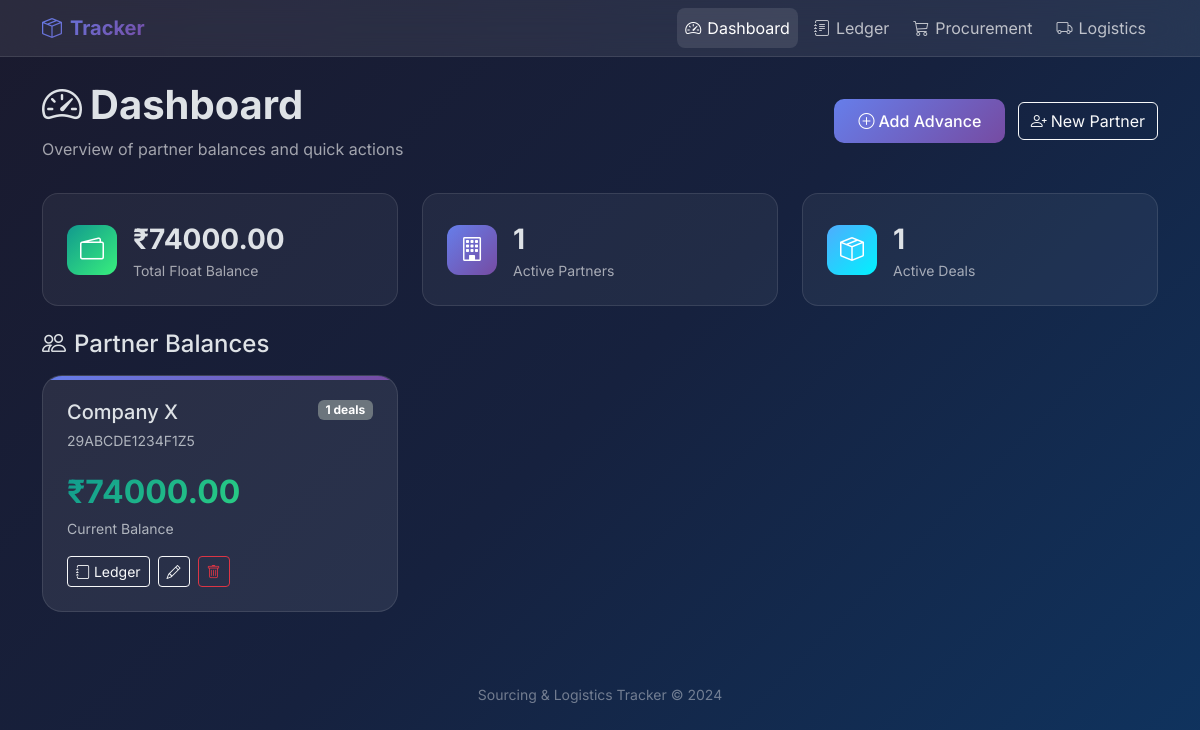
Before: / with the older database file.
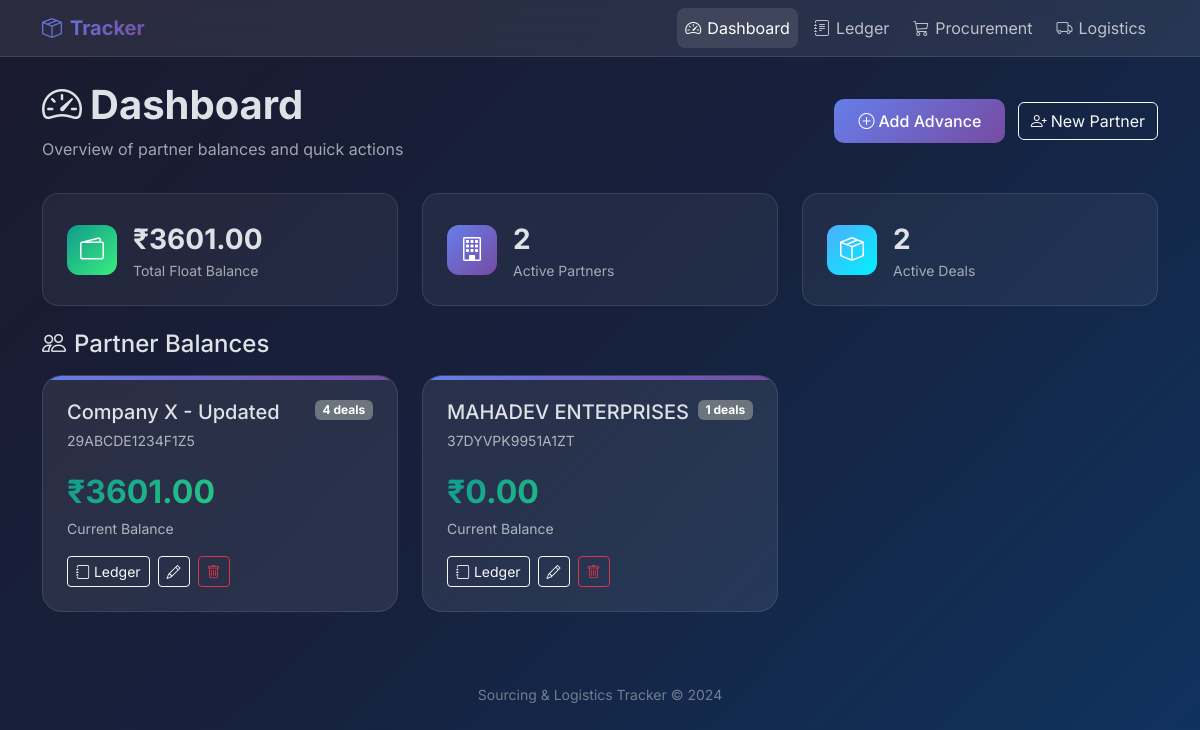
After: the same page with the newer database file.
### tracker/models.py (models this page shows)
class Partner(models.Model):
    name = models.CharField(max_length=200)
    gst_number = models.CharField(max_length=15, unique=True, verbose_name="GST Number")
    contact_info = models.TextField(blank=True, verbose_name="Contact Information")
    current_balance = models.DecimalField(
        max_digits=12,
        decimal_places=2,
        default=Decimal('0.00'),
        verbose_name="Current Balance"
    )
    created_at = models.DateTimeField(auto_now_add=True)
    updated_at = models.DateTimeField(auto_now=True)
    history = HistoricalRecords()
    class Meta:
        ordering = ['name']
    def __str__(self):
        return f"{self.name} ({self.gst_number})"

### tracker/views.py (the view)
# urls.py: path('', views.dashboard, name='dashboard'),
def dashboard(request):
    partners = Partner.objects.all()
    total_balance = partners.aggregate(total=Sum('current_balance'))['total'] or Decimal('0.00')
    active_deals_count = Deal.objects.exclude(status__in=['DELIVERED', 'RETURNED']).count()
    if request.method == 'POST':
        form = QuickAdvanceForm(request.POST, request.FILES)
        if form.is_valid():
            form.save()
            messages.success(request, 'Advance added successfully!')
            return redirect('dashboard')
        else:
            messages.error(request, 'Error adding advance. Please check the form.')
    else:
        form = QuickAdvanceForm()
    context = {
        'partners': partners,
        'form': form,
        'total_balance': total_balance,
        'active_deals_count': active_deals_count,
    }
    return render(request, 'tracker/dashboard.html', context)

### tracker/templates/tracker/dashboard.html (shortened to what this page needs)
{% extends 'tracker/base.html' %}
{% block content %}
<div class="page-header d-flex justify-content-between align-items-center">
    <div>
        <h1><i class="bi bi-speedometer2 me-2"></i>Dashboard</h1>
        <p class="mb-0">Overview of partner balances and quick actions</p>
    </div>
    <div>
        <button class="btn btn-gradient me-2" data-bs-toggle="modal" data-bs-target="#addAdvanceModal">
            <i class="bi bi-plus-circle me-1"></i>Add Advance
        </button>
        <a href="{% url 'add_partner' %}" class="btn btn-outline-light">
            <i class="bi bi-person-plus me-1"></i>New Partner
        </a>
    </div>
</div>
<div class="row g-4 mb-4">
    <div class="col-md-4 animate-fade-in">
        <div class="stat-card d-flex align-items-center gap-3">
            <div class="stat-icon success">
                <i class="bi bi-wallet2 text-white"></i>
            </div>
            <div>
                <div class="stat-value">₹{{ total_balance|floatformat:2 }}</div>
                <div class="stat-label">Total Float Balance</div>
            </div>
        </div>
    </div>
    <div class="col-md-4 animate-fade-in delay-1">
        <div class="stat-card d-flex align-items-center gap-3">
            <div class="stat-icon primary">
                <i class="bi bi-building text-white"></i>
            </div>
            <div>
                <div class="stat-value">{{ partners|length }}</div>
                <div class="stat-label">Active Partners</div>
            </div>
        </div>
    </div>
    <div class="col-md-4 animate-fade-in delay-2">
        <div class="stat-card d-flex align-items-center gap-3">
            <div class="stat-icon info">
                <i class="bi bi-box-seam text-white"></i>
            </div>
            <div>
                <div class="stat-value">{{ active_deals_count }}</div>
                <div class="stat-label">Active Deals</div>
            </div>
        </div>
    </div>
</div>
<h4 class="mb-3"><i class="bi bi-people me-2"></i>Partner Balances</h4>
<div class="row g-4">
    {% if partners %}
    {% for partner in partners %}
    <div class="col-md-6 col-lg-4 animate-fade-in">
        <div class="partner-card">
            <div class="d-flex justify-content-between align-items-start mb-3">
                <div>
                    <h5 class="mb-1">{{ partner.name }}</h5>
                    <small class="text-muted">{{ partner.gst_number }}</small>
                </div>
                <span class="badge bg-secondary">{{ partner.deals.count }} deals</span>
            </div>
            <div class="balance {% if partner.current_balance < 0 %}negative{% endif %}">
                ₹{{ partner.current_balance|floatformat:2 }}
            </div>
            <small class="text-muted">Current Balance</small>
            <div class="mt-3 d-flex gap-2">
                <a href="{% url 'ledger' %}?partner={{ partner.id }}" class="btn btn-sm btn-outline-light">
                    <i class="bi bi-journal"></i> Ledger
                </a>
                <button class="btn btn-sm btn-outline-light" data-bs-toggle="modal" data-bs-target="#editPartnerModal{{ partner.id }}" title="Edit Partner">
                    <i class="bi bi-pencil"></i>
                </button>
                <button class="btn btn-sm btn-outline-danger" data-bs-toggle="modal" data-bs-target="#deletePartnerModal{{ partner.id }}" title="Delete Partner">
                    <i class="bi bi-trash"></i>
                </button>
            </div>
        </div>
    </div>
    {% endfor %}
    {% endif %}
</div>
{% endblock %}

Changed rows visible on the page:
changed Partner "29ABCDE1234F1Z5": name "Company X" → "Company X - Updated"; deals.count "1" → "4"; current_balance "74000.00" → "3601.00"
added Partner: name "MAHADEV ENTERPRISES", gst_number "37DYVPK9951A1ZT", deals.count "1", current_balance "0.00"
Other visible differences:
{{ total_balance|floatformat:2 }}: "74000.00" → "3601.00"
{{ partners|length }}: "1" → "2"
{{ active_deals_count }}: "1" → "2"
